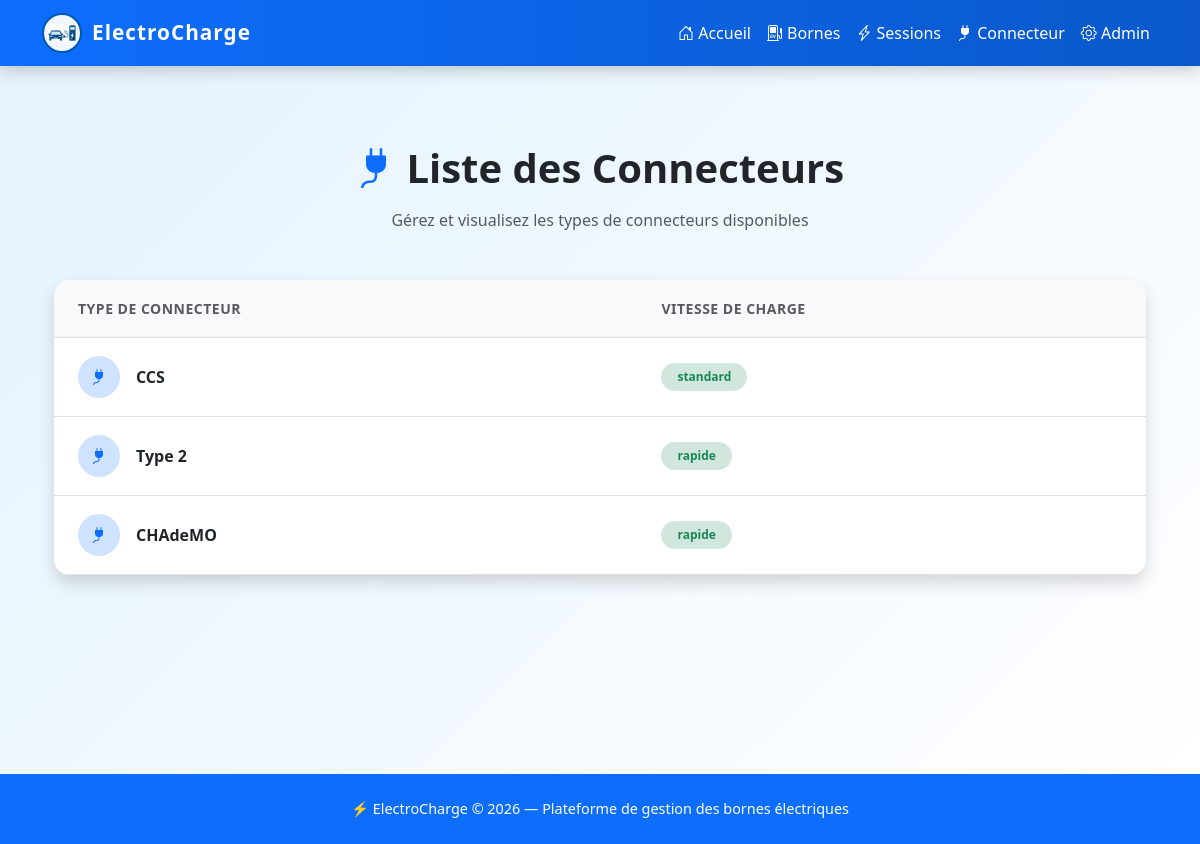
/connecteur/, run on the app's committed database.
### borne/models.py (models this page shows, shortened)
class TypeConnecteur(models.Model):
    nom = models.CharField(max_length=50)
    VITESSE_CHOICES = [
        ('rapide', 'Rapide'),
        ('standard', 'Standard'),
    ]
    vitesse_charge = models.CharField(max_length=20,choices=VITESSE_CHOICES)

### borne/views.py (the view)
# urls.py: path('connecteur/', views.connecteur),
def connecteur(request):
    connecteurs = TypeConnecteur.objects.all()
    return render(request, 'borne/connecteur.html', {'connecteurs': connecteurs} )

### borne/templates/borne/connecteur.html (shortened to what this page needs)
{% extends 'borne/base.html' %}
{% block content %}
<div class="container py-5">
    <div class="text-center mb-5">
      <h2 class="fw-bold display-6 mb-3">
        <i class="bi bi-plug-fill text-primary"></i>
        Liste des Connecteurs
      </h2>
      <p class="text-muted">Gérez et visualisez les types de connecteurs disponibles</p>
    </div>
    <div class="card border-0 shadow rounded-4 overflow-hidden">
        <div class="table-responsive">
            <table class="table table-hover align-middle mb-0">
                <thead class="table-light">
                    <tr>
                        <th class="ps-4 text-uppercase small fw-bold text-muted">
                            Type de connecteur
                        </th>
                        <th class="text-uppercase small fw-bold text-muted">
                            Vitesse de charge
                        </th>
                    </tr>
                </thead>
                <tbody>
                    {% for c in connecteurs %}
                    <tr>
                        <td class="ps-4">
                            <div class="d-flex align-items-center gap-3">
                                <div class="icon-circle bg-primary-subtle">
                                    <i class="bi bi-plug-fill text-primary"></i>
                                </div>
                                <div>
                                    <span class="fw-semibold text-dark">
                                        {{ c.nom }}
                                    </span>
                                </div>
                            </div>
                        </td>
                        <td>
                            <span class="badge bg-success-subtle text-success px-3 py-2 rounded-pill">
                                {{ c.vitesse_charge }}
                            </span>
                        </td>
                    </tr>
                    {% endfor %}
                </tbody>
            </table>
        </div>
    </div>
</div>
{% endblock %}

### borne/templates/borne/base.html (style rules this page uses)
html, body { margin: 0; padding: 0; height: 100%; }
body { background: linear-gradient(135deg, #e3f2fd, #ffffff); font-family: 'Segoe UI', sans-serif; }

### borne/templates/borne/connecteur.html (style rules this page uses)
body { background-color: #f5f7fa; }
.card { border-radius: 20px; }
.table thead th { padding-top: 18px; padding-bottom: 18px; letter-spacing: 0.5px; }
.table tbody td { padding-top: 18px; padding-bottom: 18px; vertical-align: middle; }
.icon-circle { width: 42px; height: 42px; border-radius: 50%; display: flex; align-items: center; justify-content: center; }

### data on the page
TypeConnecteur: nom "CCS", vitesse_charge "standard"
TypeConnecteur: nom "Type 2", vitesse_charge "rapide"
TypeConnecteur: nom "CHAdeMO", vitesse_charge "rapide"
